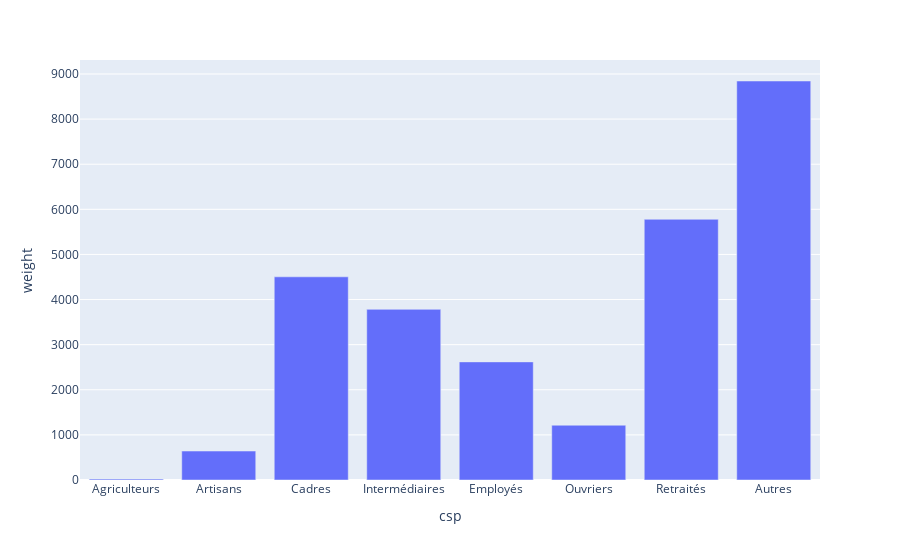

Notebook code cell kept with this figure:
### Code cell
# Socio-professional distribution of the center municipality

df_csp = df_census_filtered_center.groupby("csp")["weight"].sum().reset_index()
df_csp = df_csp.replace({
    1: "Agriculteurs",
    2: "Artisans",
    3: "Cadres",
    4: "Intermédiaires",
    5: "Employés",
    6: "Ouvriers",
    7: "Retraités",
    8: "Autres"
})

px.bar(df_csp, x = "csp", y = "weight")

### Figure 1 — Plotly figure (JSON) as saved in the notebook; plotly's stock layout.template omitted (floating-point values rounded to 4 significant figures)
{"data": [{"alignmentgroup": "True", "hovertemplate": "csp=%{x}<br>weight=%{y}<extra></extra>", "legendgroup": "", "marker": {"color": "#636efa", "pattern": {"shape": ""}}, "name": "", "offsetgroup": "", "orientation": "v", "showlegend": false, "textposition": "auto", "type": "bar", "x": ["Agriculteurs", "Artisans", "Cadres", "Intermédiaires", "Employés", "Ouvriers", "Retraités", "Autres"], "xaxis": "x", "y": [21.28, 642.0, 4504.0, 3782.0, 2618.0, 1214.0, 5779.0, 8844.0], "yaxis": "y"}], "layout": {"autosize": true, "barmode": "relative", "legend": {"tracegroupgap": 0}, "margin": {"t": 60}, "xaxis": {"anchor": "y", "autorange": true, "domain": [0, 1], "range": [-0.5, 7.5], "title": {"text": "csp"}, "type": "category"}, "yaxis": {"anchor": "x", "autorange": true, "domain": [0, 1], "range": [0, 9310.0], "title": {"text": "weight"}, "type": "linear"}}}
